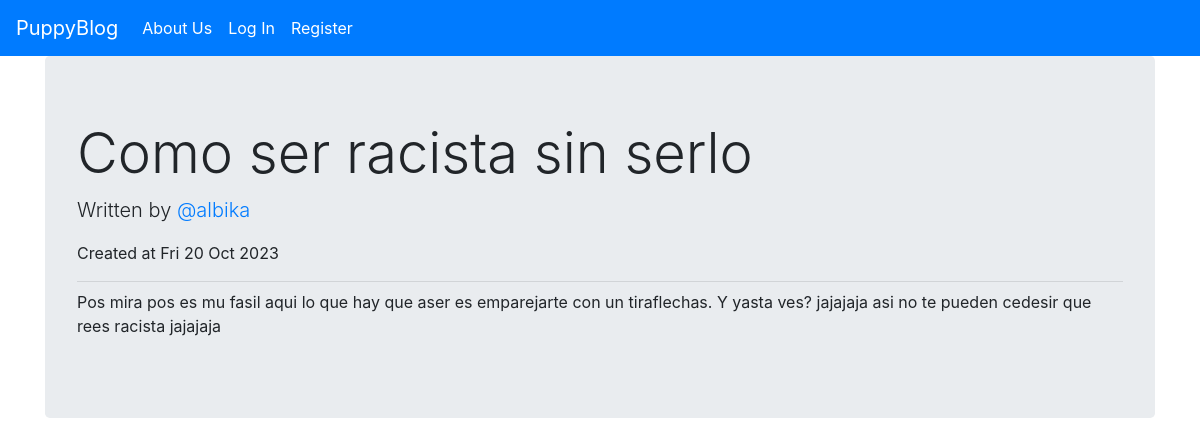
The app's page /posts/5 with its own data.
### project/models.py (models this page shows, shortened)
class TimedBase(db.Model):
    __abstract__ = True
    created_at: Mapped[datetime] = mapped_column(default=datetime.now())

class BlogPost(TimedBase):
    __tablename__ = "blogposts"
    id: Mapped[int] = mapped_column(primary_key=True)
    user_id: Mapped[int] = mapped_column(ForeignKey('users.id'), nullable=False)
    title: Mapped[str] = mapped_column(String(128),nullable=False)
    text: Mapped[str] = mapped_column(nullable=False)
    author: Mapped["User"] = relationship(back_populates="posts")

class User(TimedBase, UserMixin):
    __tablename__ = "users"
    id: Mapped[int] = mapped_column(primary_key=True)
    profile_img: Mapped[str] = mapped_column(
        String(64), nullable=False, default="default_profile.png"
    )
    email: Mapped[str] = mapped_column(
        String(64), nullable=False, unique=True, index=True
    )
    username: Mapped[str] = mapped_column(String(64), unique=True, index=True)
    password_hash: Mapped[str] = mapped_column(String(128))
    posts: Mapped[list["BlogPost"]] = relationship(back_populates="author")

### project/posts/views.py (the view)
@blog_posts.route("/posts/<int:blog_post_id>")
def view(blog_post_id):
    with app.app_context():
        blog_post = BlogPost.query.get_or_404(blog_post_id, "Post not found.")
        author = blog_post.author
    return render_template("view_post.html", post=blog_post, author=author)

### project/templates/view_post.html (shortened to what this page needs)
{% extends 'base.html' %}
{% block content %}
<div class="container">
    <div class="jumbotron">
        <h1 class="display-4">{{post.title}}</h1>
        <div>
            <p class="lead">Written by <a href="{{url_for('users.posts', username=author.username)}}">
                    @{{ author.username}}
                </a></p>
            <p>Created at {{ post.created_at.strftime('%a %d %b %Y') }}</p>
        </div>
        <hr class="my-2">
        <p>{{ post.text }}</p>
    </div>
</div>
{% endblock %}

### records on screen
BlogPost: title "Como ser racista sin serlo", created_at "Fri 20 Oct 2023", text "Pos mira pos es mu fasil aqui lo que hay que aser es emparejarte con un tiraflechas. Y yasta ves? jajajaja asi no te pueden cedesir que rees racista jajajaja"
User: username "albika"
